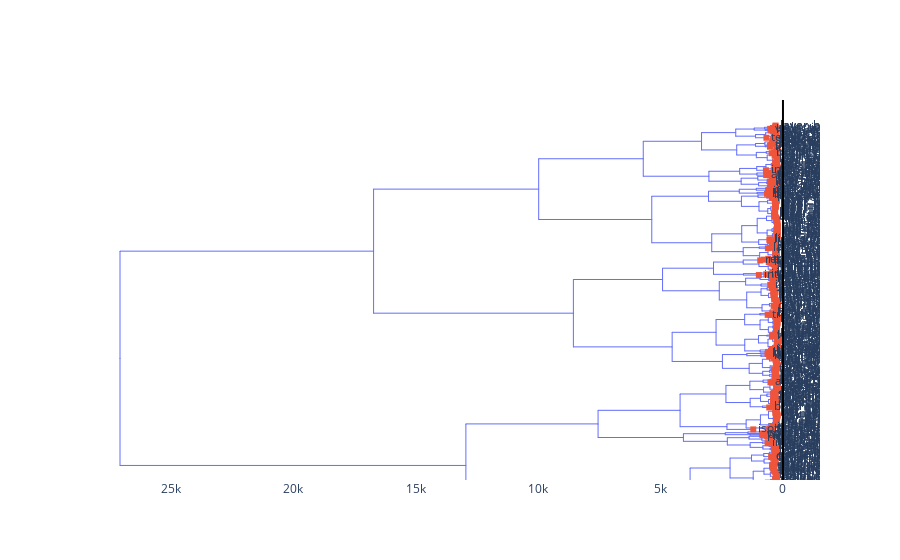

Notebook code for this chart:
### Code cell
dendro(linkage, slugs)

### Figure 1 — Plotly figure (JSON) as saved in the notebook; plotly's stock layout.template omitted (floating-point values rounded to 4 significant figures; data arrays with more than 128 entries replaced by an {"elided": "..."} marker saying what was removed)
{"data": [{"hoverinfo": "none", "hovertext": {"elided": "2641 null values"}, "line": {"width": 1}, "marker": {"size": 1}, "mode": "lines+markers", "type": "scatter", "x": {"elided": "2641 int values"}, "y": {"elided": "2641 float values"}}, {"hoverinfo": "skip", "marker": {"cmin": 0, "symbol": "square"}, "mode": "markers+text", "text": {"elided": "529 str values"}, "textposition": "middle right", "type": "scatter", "x": {"elided": "529 int values"}, "y": {"elided": "529 int values"}}], "layout": {"autosize": true, "dragmode": "pan", "plot_bgcolor": "white", "shapes": [{"line": {"color": "black"}, "type": "line", "x0": 0, "x1": 0, "xref": "x", "y0": 0, "y1": 1, "yref": "y domain"}], "showlegend": false, "uirevision": "yes", "xaxis": {"autorange": true, "range": [28640.0, -1445.0], "type": "linear"}, "yaxis": {"autorange": false, "range": [922.1, 5600.0], "type": "linear", "visible": false}}}
